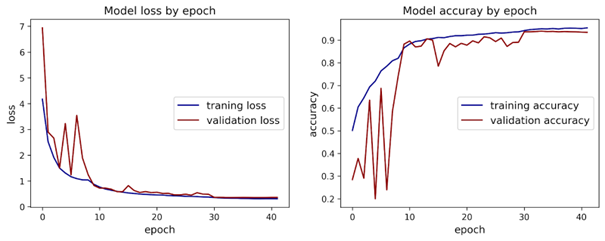
#> input picture app/Images/CNN_training.png, 605 x 241 px, found by its file name; its folder holds only this picture in this run
$ jupyter execute --allow-errors ML_Construction_Baseline_2_0.ipynb   (shell and % lines are left out)
#> lines starting #> are read from the running program, lines starting #| are printed output that depends on the picture
[cell 1]
#Installing kaggle library
#Uploading kaggle.json file (token to connect to kaggle)
from google.colab import files
files.upload()
#> the answer given: CNN_training.png
#> in process_batch, image is the input picture: shape (241, 605, 3); mean B, G, R 245.7, 245, 246.7

[cell 2]
#Moving kaggle.json file to correct location
#Setting appropriate permissions

[cell 3]
#Downloading dataset

[cell 4]
#Unzipping dataset

[cell 5]
#Importing libraries
import os
import numpy as np
import pandas as pd
import matplotlib.pyplot as plt
import cv2
import gc
import sys
import psutil
import tables
import dask.dataframe as dd
import zarr
from collections import Counter
import requests

[cell 6]
#Setting folder path
folder_path = "/content/covid19_radiography/COVID-19_Radiography_Dataset"

[cell 7]
#Setting subfolder paths
subfolder_paths = ["COVID/images", 'Lung_Opacity/images', "Normal/images", "Viral Pneumonia/images"]

[cell 8]
#Function to convert to graysscale
def convert_to_greyscale(img):
  grey_img = cv2.cvtColor(img, cv2.COLOR_BGR2GRAY)
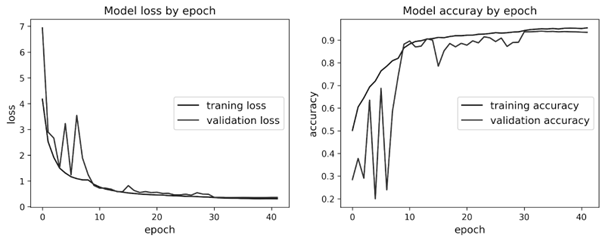
#> grey_img: shape (241, 605); min 0, max 255, mean 245.6
  return grey_img

[cell 9]
#Function to resize images
def resize_image(img, size):
  resized_img = cv2.resize(img, size)
  return resized_img

[cell 10]
#Function to apply mask
def apply_mask(img, msk):
    msk_resized = cv2.resize(msk, dsize = (299,299), interpolation = cv2.INTER_LINEAR)
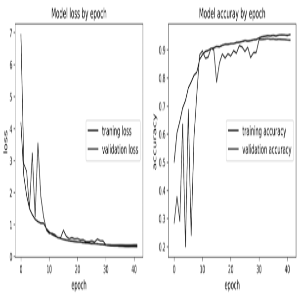
#> msk_resized: shape (299, 299); min 19, max 255, mean 245.8
    img_float = img.astype(np.float32)
    msk_img = cv2.bitwise_and(img_float, img_float, mask=msk_resized)
    msk_img[msk_resized == 0] = 0
    #Exclude the black pixels
    return msk_img

[cell 11]
#Function to normalize pixel values
def normalize_pixel(img):
  img = np.asarray(img)
  mini = np.nanmin(img)
  maxi = np.nanmax(img)
  if maxi > mini:
      normalized_img = (img - mini) / (maxi - mini)
  else:
      normalized_img = np.zeros_like(img)
  return normalized_img

[cell 12]
#Function to retrieve pixel values
def get_1d_array(img):
  img_flattened = img.flatten()
  return img_flattened

[cell 13]
#Function to track memory
def log_memory_usage():
    process = psutil.Process(os.getpid())
    mem_info = process.memory_info()
    #Converting bytes to megabytes
    print(f'Memory usage: {mem_info.rss / (1024 ** 2):.2f} MB')

[cell 14]
#Function to estimate memory usage to eventually estimate batch size
def estimate_memory_usage(img_path):
    #Reading image
    image = cv2.imread(img_path)
    #Converting to grayscale
    grey_img = cv2.cvtColor(image, cv2.COLOR_BGR2GRAY)
    #Normalizing
    norm_img = grey_img / 255.0
    #Retrieving one-d-array
    one_d_array = norm_img.flatten()

    #Determining memory usage
    image_size = sys.getsizeof(image)
    grey_img_size = sys.getsizeof(grey_img)
    norm_img_size = sys.getsizeof(norm_img)
    one_d_array_size = sys.getsizeof(one_d_array)

    return image_size + grey_img_size + norm_img_size + one_d_array_size

[cell 15]
#Function to pipe through images, applying preprocessing operations
def process_batch(img_paths):

  batch_pixel_values = []
  batch_case_names = []

  for img_path in img_paths:
      msk_path = img_path.replace('/images/', '/masks/')
      img_string = os.path.splitext(os.path.basename(img_path))[0]
      image = cv2.imread(img_path)
      msk = cv2.imread(msk_path)
      grey_img = convert_to_greyscale(image)
      grey_msk = convert_to_greyscale(msk)
      msk_img = apply_mask(grey_img, grey_msk)
      one_d_array = get_1d_array(msk_img)

      batch_pixel_values.append(one_d_array)
      batch_case_names.append(img_string.split('-')[0])

      del image, grey_img, msk_img, one_d_array
      gc.collect()

  batch_pixel_values = np.array(batch_pixel_values, dtype=np.float32)
  return batch_pixel_values, batch_case_names

$ run again, on app/Images/EfficientNet_training.png
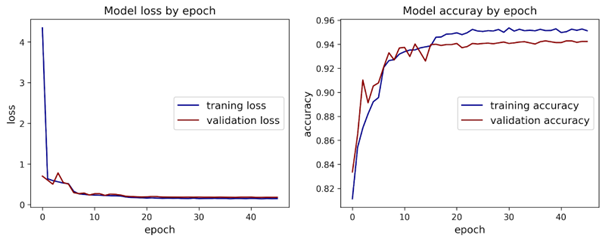
#> input picture app/Images/EfficientNet_training.png, 605 x 241 px, found by its file name
#> in process_batch, image is the input picture: shape (241, 605, 3); mean B, G, R 246.9, 246.1, 246.9
#> in convert_to_greyscale, `grey_img = cv2.cvtColor(img, cv2.COLOR_BGR2GRAY)`:
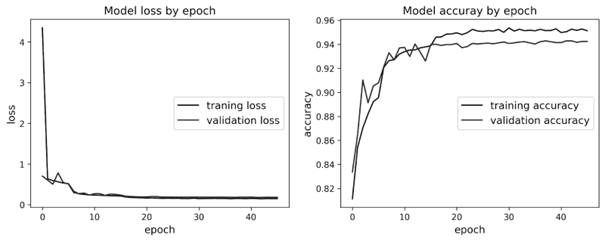
#> grey_img: shape (241, 605); min 0, max 255, mean 246.4
#> in apply_mask, `msk_resized = cv2.resize(msk, dsize = (299,299), interpolation = cv2.I..`:
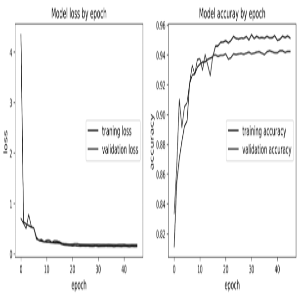
#> msk_resized: shape (299, 299); min 21, max 255, mean 246.6
